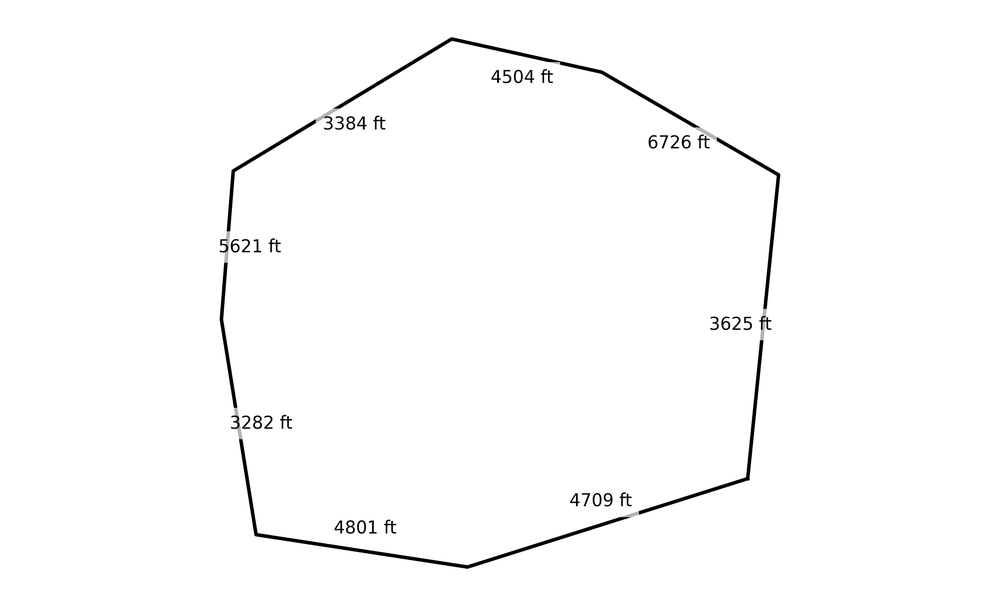
#> input picture sample.png, 1000 x 606 px, shrunk from 2385 x 1446 before the run
$ python -i BoundaryProcessor.py   (imports and definitions only)
#> lines starting #> are read from the running program, lines starting #| are printed output that depends on the picture; after the words box and inside, x2 and y2 are one past the last pixel; in counts of white or black regions, pixels touching at a corner belong together
import numpy as np
import cv2
import matplotlib.pyplot as plt
import os
import traceback
from shapely.geometry import Polygon, LineString
from scipy.spatial import distance

class BoundaryProcessor:
    """
    Specialized processor for handling hand-drawn boundary inputs.
    This processor cleans, denoises, and extracts proper boundaries from sketch inputs.
    """

    def __init__(self):
        # Parameters for boundary detection
        self.edge_threshold1 = 30
        self.edge_threshold2 = 150
        self.hough_threshold = 25
        self.min_line_length = 30
        self.max_line_gap = 20
        self.intersection_distance_threshold = 20
        self.line_extension_factor = 0.2  # How much to extend lines for better intersection

    def is_sketch_input(self, image):
        """
        Determine if an image is likely a hand-drawn sketch rather than a photograph
        """
        # Convert to grayscale if needed
        if len(image.shape) == 3:
            gray = cv2.cvtColor(image, cv2.COLOR_BGR2GRAY)
        else:
            gray = image

        # Calculate the histogram of the image
        hist = cv2.calcHist([gray], [0], None, [256], [0, 256])
        hist = hist.flatten() / (gray.shape[0] * gray.shape[1])

        # Get histogram statistics
        non_zero_bins = np.count_nonzero(hist > 0.001)
        hist_entropy = -np.sum(hist[hist > 0] * np.log2(hist[hist > 0]))

        # Calculate edge density
        edges = cv2.Canny(gray, 50, 150)
        edge_density = np.count_nonzero(edges) / (gray.shape[0] * gray.shape[1])

        # Sketches typically have:
        # - Low histogram entropy (few distinct colors)
        # - Few populated histogram bins
        # - Higher edge density
        is_sketch = (hist_entropy < 4.5 and non_zero_bins < 50) or edge_density > 0.15

        return is_sketch

    def preprocess_sketch(self, image):
        """
        Preprocess a sketch input to enhance boundaries
        """
        # Convert to grayscale if needed
        if len(image.shape) == 3:
            gray = cv2.cvtColor(image, cv2.COLOR_BGR2GRAY)
        else:
            gray = image.copy()

        # Apply thresholding to enhance contrast
        _, binary = cv2.threshold(gray, 0, 255, cv2.THRESH_BINARY_INV+cv2.THRESH_OTSU)

        # Clean up salt & pepper noise
        kernel = np.ones((3, 3), np.uint8)
        binary = cv2.morphologyEx(binary, cv2.MORPH_CLOSE, kernel)
        binary = cv2.morphologyEx(binary, cv2.MORPH_OPEN, kernel)

        # Invert if necessary - want dark lines on light background
        if np.mean(binary) > 127:
            binary = 255 - binary

        return binary

    def extract_lines_from_sketch(self, preprocessed_image):
        """
        Extract line segments from a preprocessed sketch
        """
        # Apply edge detection
        edges = cv2.Canny(preprocessed_image, self.edge_threshold1, self.edge_threshold2)

        # Detect lines using HoughLinesP
        lines = cv2.HoughLinesP(
            edges,
            rho=1,
            theta=np.pi/180,
            threshold=self.hough_threshold,
            minLineLength=self.min_line_length,
            maxLineGap=self.max_line_gap
        )

        if lines is None:
            return []

        return [line[0] for line in lines]

    def find_line_intersections(self, lines):
        """
        Find the intersection points of the detected lines
        """
        intersections = []

        # Convert lines to shapely LineString objects with extensions
        shapely_lines = []
        for x1, y1, x2, y2 in lines:
            # Calculate line extension
            dx = x2 - x1
            dy = y2 - y1

            # Extend the line in both directions
            ext_x1 = x1 - dx * self.line_extension_factor
            ext_y1 = y1 - dy * self.line_extension_factor
            ext_x2 = x2 + dx * self.line_extension_factor
            ext_y2 = y2 + dy * self.line_extension_factor

            line = LineString([(ext_x1, ext_y1), (ext_x2, ext_y2)])
            shapely_lines.append(line)

        # Find all intersections
        for i, line1 in enumerate(shapely_lines):
            for j, line2 in enumerate(shapely_lines):
                if i >= j:  # Avoid duplicate comparisons and self-intersection
                    continue

                if line1.intersects(line2):
                    point = line1.intersection(line2)
                    intersections.append((point.x, point.y))

        return intersections

    def filter_corner_points(self, intersections, image_shape):
        """
        Filter intersection points to find the corners of the boundary
        """
        if not intersections:
            return []

        # Convert to numpy array
        points = np.array(intersections)

        # Remove duplicates by clustering nearby points
        filtered_points = []
        used_indices = set()

        for i, point in enumerate(points):
            if i in used_indices:
                continue

            nearby_points = []
            nearby_indices = []

            for j, other_point in enumerate(points):
                if j in used_indices:
                    continue

                dist = distance.euclidean(point, other_point)
                if dist < self.intersection_distance_threshold:
                    nearby_points.append(other_point)
                    nearby_indices.append(j)

            if nearby_points:
                cluster_center = np.mean(nearby_points, axis=0)
                filtered_points.append(cluster_center)
                used_indices.update(nearby_indices)

        # Ensure points are inside the image boundaries
        h, w = image_shape[:2]
        filtered_points = [p for p in filtered_points if 0 <= p[0] < w and 0 <= p[1] < h]

        return filtered_points

    def order_boundary_points(self, points):
        """
        Order points to form a proper boundary polygon
        """
        if len(points) < 3:
            return np.array([])

        # Convert to numpy array if not already
        points = np.array(points)

        # Find approximate center of points
        center = np.mean(points, axis=0)

        # Sort points by angle around center
        angles = np.arctan2(points[:, 1] - center[1], points[:, 0] - center[0])
        sorted_indices = np.argsort(angles)
        ordered_points = points[sorted_indices]

        # Close the polygon by adding the first point at the end
        # ordered_boundary = np.vstack([ordered_points, ordered_points[0]])

        return ordered_points

    def extract_boundary_from_sketch(self, image):
        """
        Main function to extract a clean boundary from a hand-drawn sketch
        """
        try:
            # Check if it's a sketch
            if not self.is_sketch_input(image):
                print("Input doesn't appear to be a sketch. Using standard boundary extraction.")
                return None

            # Preprocess the sketch
            preprocessed = self.preprocess_sketch(image)

            # Extract lines from the sketch
            lines = self.extract_lines_from_sketch(preprocessed)
            if not lines:
                print("No lines detected in the sketch.")
                return None

            # Find line intersections
            intersections = self.find_line_intersections(lines)
            if not intersections:
                print("No intersections found between lines.")
                return None

            # Filter intersection points to find corners
            filtered_corners = self.filter_corner_points(intersections, image.shape)
            if len(filtered_corners) < 3:
                print(f"Not enough corners found: {len(filtered_corners)}")
                return None

            # Order boundary points to form a proper polygon
            boundary = self.order_boundary_points(filtered_corners)

            return {
                "boundary": boundary,
                "preprocessed_image": preprocessed,
                "detected_lines": lines,
                "corners": filtered_corners
            }

        except Exception as e:
            print(f"Error extracting boundary from sketch: {e}")
            traceback.print_exc()
            return None

    # [64 lines left out: function visualize_boundary_extraction, not called in this run]

>>> import cv2
>>> picture = cv2.imread('sample.png')
#> picture is the input picture: shape (606, 1000, 3); min 0, max 255, mean 251.7
>>> result = BoundaryProcessor().extract_boundary_from_sketch(picture)
#> in is_sketch_input, `hist = cv2.calcHist([gray], [0], None, [256], [0, 256])`: hist = 256 values, max 589169 at index 255, min 13 at index 147, mean 2367.2
#> in is_sketch_input, `hist = hist.flatten() / (gray.shape[0] * gray.shape[1])`: hist = 256 values, max 0.972 at index 255, min 2.15e-05 at index 147, mean 0.00391
#> in is_sketch_input, `non_zero_bins = np.count_nonzero(hist > 0.001)`: non_zero_bins = 6
#> in is_sketch_input, `hist_entropy = -np.sum(hist[hist > 0] * np.log2(hist[hist > 0]))`: hist_entropy = 0.349
#> in is_sketch_input, `edges = cv2.Canny(gray, 50, 150)`:
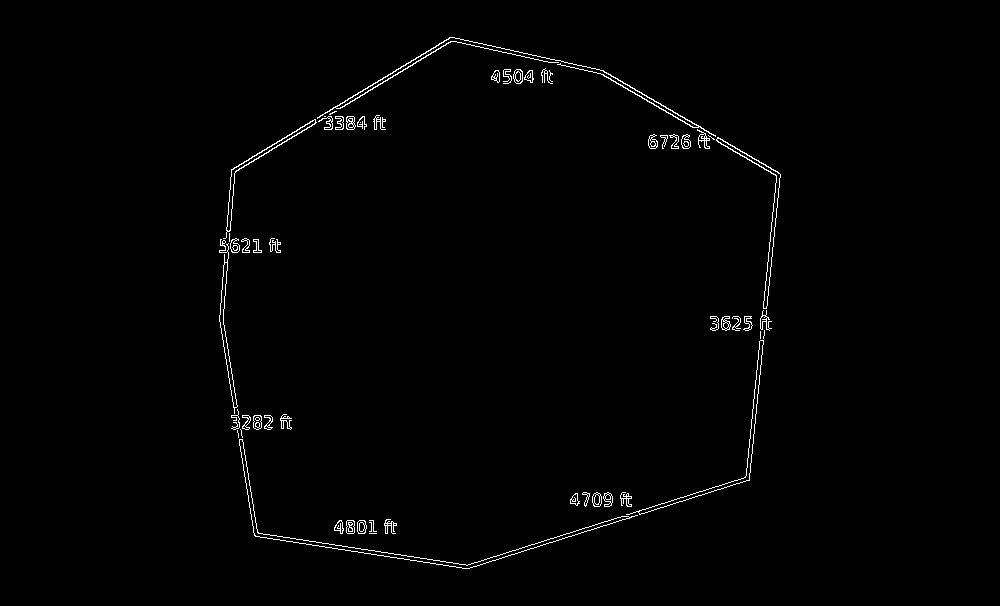
#> edges: shape (606, 1000); 1% white in thin lines or dots, all inside (x1, y1, x2, y2) = (219, 37, 781, 569)
#> in is_sketch_input, `edge_density = np.count_nonzero(edges) / (gray.shape[0] * gray.shape[1])`: edge_density = 0.0101
#> in is_sketch_input, `is_sketch = (hist_entropy < 4.5 and non_zero_bins < 50) or edge_densit..`: is_sketch = True
#> in preprocess_sketch, `_, binary = cv2.threshold(gray, 0, 255, cv2.THRESH_BINARY_INV+cv2.THRE..`:
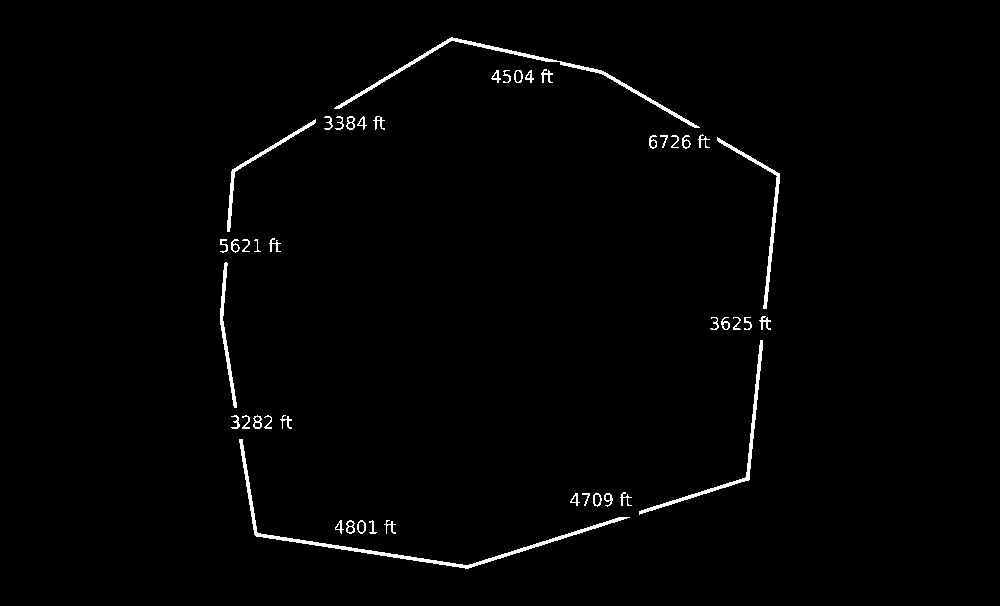
#> binary: shape (606, 1000); 1.3% white; 46 white regions, largest, box (x1, y1, x2, y2) and area: (239, 439, 630, 569) 1725, (334, 37, 700, 128) 1424, (639, 340, 763, 515) 916
#> in preprocess_sketch, `binary = cv2.morphologyEx(binary, cv2.MORPH_OPEN, kernel)`:
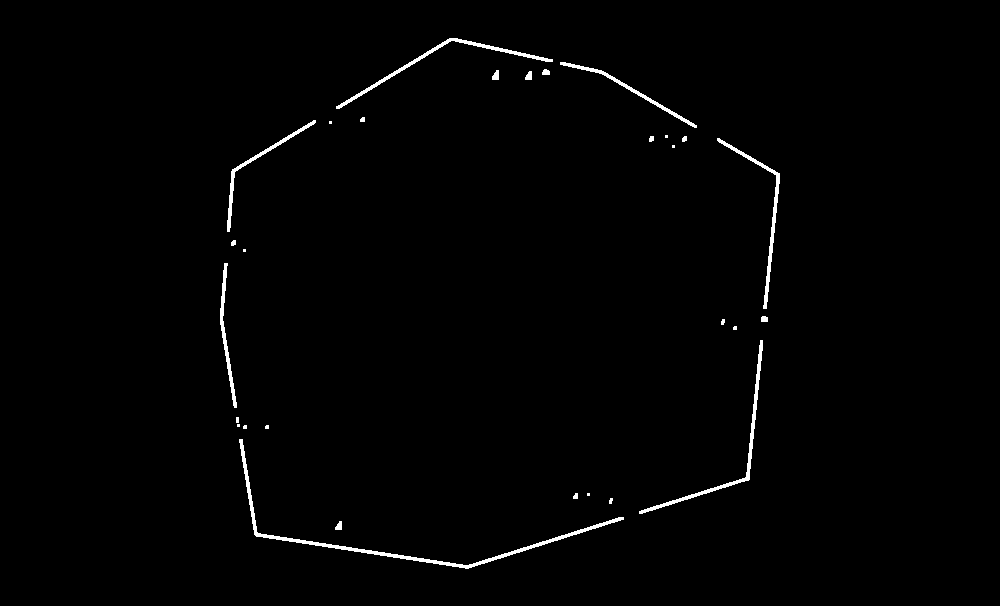
#> binary: shape (606, 1000); 1.1% white; 29 white regions (11 under 20 px), largest, box (x1, y1, x2, y2) and area: (239, 439, 624, 569) 1716, (639, 340, 763, 514) 915, (336, 38, 553, 109) 854
#> in extract_lines_from_sketch, `edges = cv2.Canny(preprocessed_image, self.edge_threshold1, self.edge_..`:
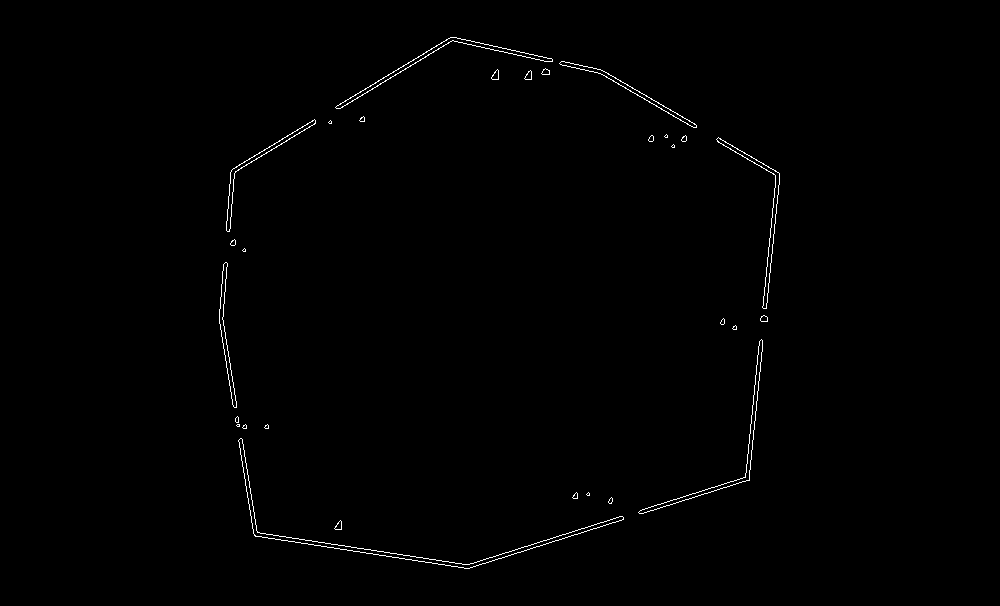
#> edges: shape (606, 1000); 0.59% white in thin lines or dots, all inside (x1, y1, x2, y2) = (219, 37, 780, 569)
#> in extract_lines_from_sketch, `lines = cv2.HoughLinesP( edges, rho=1, theta=np.pi/180, threshold=self..`: lines = 32 rows, first 6: [748, 480, 779, 177], [253, 531, 475, 566], [232, 169, 451, 37], [744, 481, 777, 172], [220, 303, 257, 536], [718, 137, 778, 172]
#> in extract_boundary_from_sketch, `lines = self.extract_lines_from_sketch(preprocessed)`: lines = 32 items, first 6: [748, 480, 779, 177], [253, 531, 475, 566], [232, 169, 451, 37], [744, 481, 777, 172], [220, 303, 257, 536], [718, 137, 778, 172]
#> the loop in find_line_intersections, `for x1, y1, x2, y2 in lines:` made 32 passes
#> (x1, y1, x2, y2, dx, dy, ext_x1, ext_y1) on passes 1 to 12: (748, 480, 779, 177, 31, -303, 741.8, 540.6), (253, 531, 475, 566, 222, 35, 208.6, 524), (232, 169, 451, 37, 219, -132, 188.2, 195.4), (744, 481, 777, 172, 33, -309, 737.4, 542.8), (220, 303, 257, 536, 37, 233, 212.6, 256.4), (718, 137, 778, 172, 60, 35, 706, 130), (230, 175, 314, 124, 84, -51, 213.2, 185.2), (717, 141, 775, 175, 58, 34, 705.4, 134.2), (458, 567, 606, 521, 148, -46, 428.4, 576.2), (219, 314, 254, 535, 35, 221, 212, 269.8), (485, 563, 666, 505, 181, -58, 448.8, 574.6), (230, 174, 315, 123, 85, -51, 213, 184.2)
#> after the loop in find_line_intersections, `for x1, y1, x2, y2 in lines:`: shapely_lines = 32 items
#> the loop in find_line_intersections, `for i, line1 in enumerate(shapely_lines):` made 32 passes
#> after the loop in find_line_intersections, `for i, line1 in enumerate(shapely_lines):`: intersections = 45 pairs, first value 218.6 to 779.4, second value 36.33 to 568.4
#> in filter_corner_points, `points = np.array(intersections)`: points has the same summary as intersections in find_line_intersections
#> the loop in filter_corner_points, `for i, point in enumerate(points):` made 45 passes
#> (point, cluster_center) on passes 1, 3, 5, 6, 11, 13, 20, 32: ([779.4, 172.8], [778, 174.4]), ([748.1, 479.3], [747.2, 478.1]), ([256.3, 531.5], [255.1, 533.2]), ([465.9, 564.6], [467, 566.5]), ([451.8, 36.5], [450.7, 38.42]), ([234, 167.8], [232.3, 171.7]), ([219.9, 302.2], [220, 312.9]), ([593.8, 69.19], [604.3, 72.55])
#> point on passes 2, 4, 7, 8, 9, 10: [779, 177.3], [748.4, 476.2], [253.4, 531.1], [475.4, 566.1], [257.1, 531.6], [252.5, 530.9]
#> after the loop in filter_corner_points, `for i, point in enumerate(points):`: filtered_points = [[778, 174.4], [747.2, 478.1], [255.1, 533.2], [467, 566.5], [450.7, 38.42], [232.3, 171.7], [220, 312.9], [604.3, 72.55]]; used_indices = 45 items
#> in extract_boundary_from_sketch, `filtered_corners = self.filter_corner_points(intersections, image.shape)`: filtered_corners has the same summary as filtered_points in filter_corner_points
#> in order_boundary_points, `points = np.array(points)`: points has the same summary as filtered_points in filter_corner_points
#> in order_boundary_points, `center = np.mean(points, axis=0)`: center = [469.3, 293.5]
#> in order_boundary_points, `angles = np.arctan2(points[:, 1] - center[1], points[:, 0] - center[0])`: angles = [-0.368, 0.586, 2.3, 1.58, -1.64, -2.67, 3.06, -1.02]
#> in order_boundary_points, `sorted_indices = np.argsort(angles)`: sorted_indices = [5, 4, 7, 0, 1, 3, 2, 6]
#> in order_boundary_points, `ordered_points = points[sorted_indices]`: ordered_points = [[232.3, 171.7], [450.7, 38.42], [604.3, 72.55], [778, 174.4], [747.2, 478.1], [467, 566.5], [255.1, 533.2], [220, 312.9]]
#> in extract_boundary_from_sketch, `boundary = self.order_boundary_points(filtered_corners)`: boundary has the same summary as ordered_points in order_boundary_points
#> result = 4 items
